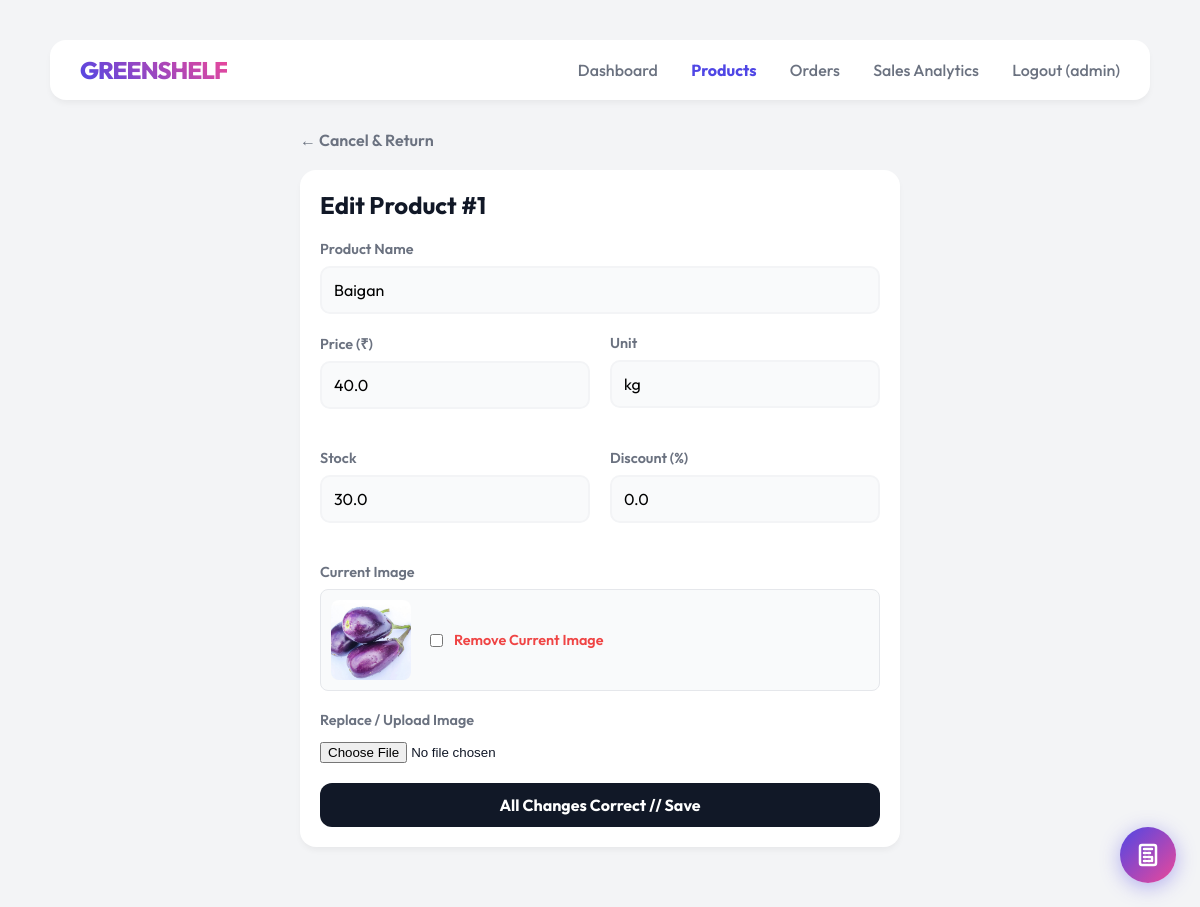
Page /edit_product/1 (signed in) on the committed database.
### tables this page shows
CREATE TABLE users (
        id INTEGER PRIMARY KEY AUTOINCREMENT,
        username TEXT NOT NULL UNIQUE,
        password_hash TEXT NOT NULL,
        role TEXT NOT NULL CHECK(role IN ('admin', 'customer'))
    );

CREATE TABLE products (
        product_id INTEGER PRIMARY KEY AUTOINCREMENT,
        name TEXT NOT NULL,
        price REAL NOT NULL,
        unit TEXT NOT NULL,
        stock REAL NOT NULL DEFAULT 0 CHECK(stock >= 0),
        discount REAL NOT NULL DEFAULT 0 CHECK(discount >= 0 AND discount <= 100)
    , image_url TEXT);

### backend/app.py (the view, shortened to what this page needs)
@app.route("/edit_product/<int:product_id>", methods=["GET", "POST"])
@admin_required
def edit_product(product_id):
    product = get_product(product_id)
    return render_template("edit_product.html", product=product)

### backend/app.py (called while the page is built)
@login_manager.user_loader
def load_user(user_id):
    conn = get_connection()
    user_data = conn.execute("SELECT * FROM users WHERE id = ?", (user_id,)).fetchone()
    conn.close()
    if user_data:
        return User(user_data['id'], user_data['username'], user_data['password_hash'], user_data['role'])
    return None

def admin_required(f):
    @wraps(f)
    @login_required
    def decorated_function(*args, **kwargs):
        if current_user.role != 'admin':
            return "403 Forbidden: Admins only", 403
        return f(*args, **kwargs)
    return decorated_function

@app.context_processor
def inject_cart_count():
    if current_user.is_authenticated and current_user.role == 'customer':
        return {"cart_count": get_cart_count(current_user.id)}
    return {"cart_count": 0}

### backend/db.py (called while the page is built)
def get_connection():
    conn = sqlite3.connect(DB_NAME)
    conn.row_factory = sqlite3.Row
    return conn

### backend/products.py (called while the page is built)
def get_product(product_id):
    conn = get_connection()
    product = conn.execute(
        "SELECT * FROM products WHERE product_id = ?", (product_id,)
    ).fetchone()
    conn.close()
    return product

### templates/edit_product.html
{% extends "base.html" %}
{% block content %}
<div class="container" style="max-width: 600px;">
    <div style="margin-bottom: 20px;">
        <a href="/products" style="text-decoration: none; color: var(--text-sub); font-weight: 600;">← Cancel &
            Return</a>
    </div>
    <div class="card">
        <h2 style="margin-top: 0; margin-bottom: 20px;">Edit Product #{{ product.product_id }}</h2>
        <form action="/edit_product/{{ product.product_id }}" method="POST" enctype="multipart/form-data">
            <div class="form-group">
                <label>Product Name</label>
                <input type="text" name="name" value="{{ product.name }}" required>
            </div>
            <div style="display: grid; grid-template-columns: 1fr 1fr; gap: 20px;">
                <div class="form-group">
                    <label>Price (₹)</label>
                    <input type="number" name="price" step="0.01" value="{{ product.price }}" required>
                </div>
                <div class="form-group">
                    <label>Unit</label>
                    <input type="text" name="unit" value="{{ product.unit }}" required>
                </div>
            </div>
            <div style="display: grid; grid-template-columns: 1fr 1fr; gap: 20px; margin-top: 20px;">
                <div class="form-group">
                    <label>Stock</label>
                    <input type="number" name="stock" value="{{ product.stock }}" min="0" step="0.001" required>
                </div>
                <div class="form-group">
                    <label>Discount (%)</label>
                    <input type="number" name="discount" value="{{ product.discount }}" min="0" max="100" step="0.1">
                </div>
            </div>
            {% if product.image_url %}
            <div class="form-group" style="margin-top: 20px;">
                <label>Current Image</label>
                <div style="display: flex; align-items: center; gap: 15px; background: #f9fafb; padding: 10px; border-radius: 8px; border: 1px solid #e5e7eb; margin-top: 5px;">
                    <img src="{{ url_for('static', filename=product.image_url) }}" alt="{{ product.name }}" style="width: 80px; height: 80px; object-fit: cover; border-radius: 8px;">
                    <div>
                        <label style="display: flex; align-items: center; gap: 8px; cursor: pointer; color: #ef4444; font-weight: 600; margin-bottom: 0;">
                            <input type="checkbox" name="remove_image" value="true"> Remove Current Image
                        </label>
                    </div>
                </div>
            </div>
            {% endif %}
            <div class="form-group" style="margin-top: 20px; margin-bottom: 20px;">
                <label>Replace / Upload Image</label>
                <input type="file" name="product_image" accept=".png, .jpg, .jpeg, .webp" style="margin-top: 5px;">
            </div>
            <div style="margin-top: 20px;">
                <button type="submit" class="btn btn-block">All Changes Correct // Save</button>
            </div>
        </form>
    </div>
</div>
{% endblock %}

### templates/base.html (shortened to what this page needs)
<!DOCTYPE html>
<html lang="en">
<head>
    <link rel="stylesheet" href="{{ url_for('static', filename='style.css') }}">
    {% if current_user.is_authenticated and current_user.role == 'admin' %}
    <link rel="stylesheet" href="{{ url_for('static', filename='css/admin_utilities.css') }}">
    {% endif %}
</head>
<body>
    <div class="container">
        <div class="top-bar">
            <a href="/" class="logo">GreenShelf</a>
            <div class="nav">
                {% if current_user.is_authenticated %}
                {% if current_user.role == 'admin' %}
                <a href="/admin/dashboard"
                    class="{% if request.path == '/admin/dashboard' %}active{% endif %}">Dashboard</a>
                <a href="/products"
                    class="{% if request.path == '/products' or request.path.startswith('/edit_product') %}active{% endif %}">Products</a>
                <a href="/admin/orders"
                    class="{% if request.path.startswith('/admin/orders') or request.path.startswith('/order/') %}active{% endif %}">Orders</a>
                <a href="/admin/analytics"
                    class="{% if request.path == '/admin/analytics' %}active{% endif %}">Sales Analytics</a>
                {% endif %}
                <a href="/logout">Logout ({{ current_user.username }})</a>
                {% else %}
                <a href="/login" class="{% if request.path == '/login' %}active{% endif %}">Login</a>
                {% endif %}
            </div>
        </div>
        {% block content %}{% endblock %}
    </div>
    {% if current_user.is_authenticated and current_user.role == 'admin' %}
        {% include 'components/admin_utility_panel.html' %}
    {% endif %}
</body>
</html>

### static/style.css (style rules this page uses)
:root { --bg-color: #f3f4f6; --surface: #ffffff; --primary: #4f46e5; --accent: #ec4899; --text-main: #111827; --text-sub: #6b7280; --border-light: #f9fafb; --input-bg: #f9fafb; --danger: #ef4444; }
body { background-color: var(--bg-color); color: var(--text-main); font-family: 'Outfit', sans-serif; margin: 0; padding: 40px; min-height: 100vh; }
.container { max-width: 1100px; margin: 0 auto; }
.top-bar { display: flex; justify-content: space-between; align-items: center; margin-bottom: 30px; background: var(--surface); padding: 15px 30px; border-radius: 16px; box-shadow: 0 4px 6px -1px rgba(0, 0, 0, 0.05); }
.logo { font-weight: 800; font-size: 1.5em; background: linear-gradient(45deg, var(--primary), var(--accent)); -webkit-background-clip: text; background-clip: text; -webkit-text-fill-color: transparent; text-transform: uppercase; letter-spacing: -1px; text-decoration: none; display: block; }
.nav a { text-decoration: none; color: var(--text-sub); font-weight: 500; margin-left: 30px; transition: 0.2s; }
.nav a.active { color: var(--primary); font-weight: 700; }
.card { background: var(--surface); padding: 20px; border-radius: 16px; box-shadow: 0 4px 6px -1px rgba(0, 0, 0, 0.05); margin-bottom: 20px; }
.btn { display: inline-block; background: var(--text-main); color: #fff; border: none; padding: 12px 24px; border-radius: 12px; font-weight: 700; font-family: 'Outfit', sans-serif; font-size: 1em; cursor: pointer; text-decoration: none; text-align: center; transition: 0.2s; }
.btn-block { display: block; width: 100%; box-sizing: border-box; }
.form-group { margin-bottom: 20px; }
label { display: block; margin-bottom: 8px; font-weight: 600; color: var(--text-sub); font-size: 0.9em; }
textarea, input[type="text"], input[type="number"] { width: 100%; padding: 12px; border-radius: 10px; border: 2px solid var(--bg-color); background: var(--input-bg); font-family: 'Outfit', sans-serif; font-size: 1em; box-sizing: border-box; transition: 0.2s; }

### rows in the picture
users: username "admin"
products: product_id "1", name "Baigan", price "40.0", unit "kg", stock "30.0", discount "0.0", image_url (picture)
